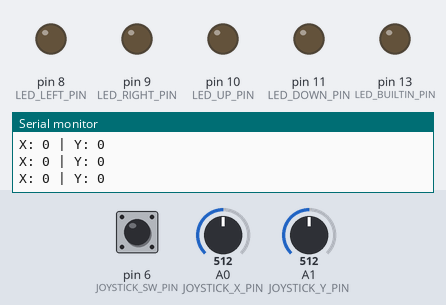
Bench run of a sketch on a simulated Arduino Uno, built with avr-gcc and run on an emulated ATmega328P. Shown: output pins drawn as LEDs (lit = HIGH), the last lines printed to the serial monitor. The test bench sets the inputs (shaded band); at power-on: pin 6 (JOYSTICK_SW_PIN) HIGH, A0 (JOYSTICK_X_PIN) = 512, A1 (JOYSTICK_Y_PIN) = 512.

Above: at 1.2 s.
1.3 s: pin 6 (JOYSTICK_SW_PIN) pulled LOW for 0.15 s
At 1.4 s:
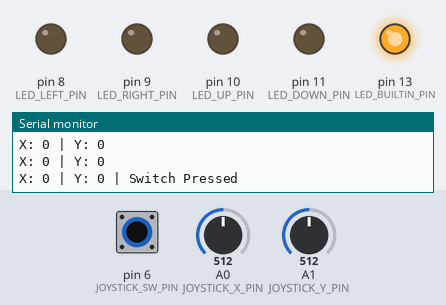
3.0 s: A0 (JOYSTICK_X_PIN) set to 601
4.5 s: A0 (JOYSTICK_X_PIN) set to 627
At 5.2 s:
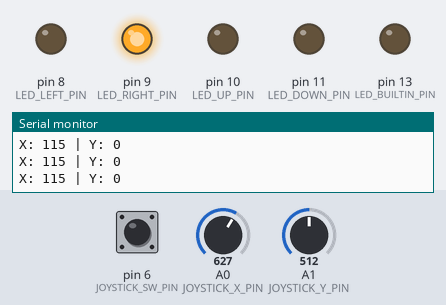
6.0 s: A1 (JOYSTICK_Y_PIN) set to 716
At 6.7 s:
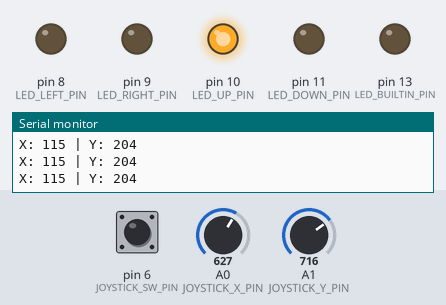
7.5 s: pin 6 (JOYSTICK_SW_PIN) pulled LOW for 3.2 s
At 8.2 s:
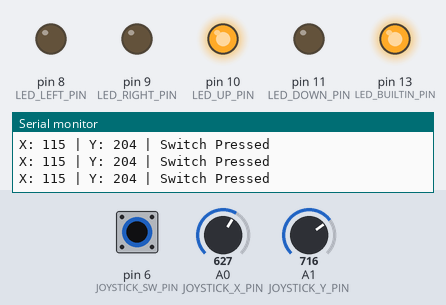
12.2 s: A1 (JOYSTICK_Y_PIN) set to 306
At 13.3 s:
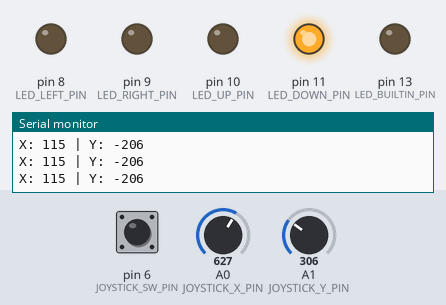
Timing chart, 0 to 14.7 s (numbered marks = the images above; inputs shaded):
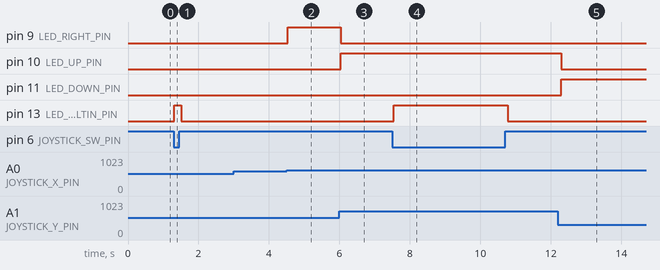

The sketch:

010_joystic.ino
```cpp
/*
 * Joystick Directional LED Control - Accurate & Responsive
 *
 * Functionality:
 * - Reads analog joystick X and Y values.
 * - Lights up one of four LEDs based on direction:
 *      LEFT  → D8
 *      RIGHT → D9
 *      UP    → D10
 *      DOWN  → D11
 * - Built-in LED (D13) lights up when the joystick switch is pressed.
 *
 * Hardware Connections:
 * - Joystick X-axis  → A0
 * - Joystick Y-axis  → A1
 * - Joystick Switch  → D6
 * - LEDs             → D8 (LEFT), D9 (RIGHT), D10 (UP), D11 (DOWN)
 * - Built-in LED     → D13 (default onboard LED)
 */

#define BAUD_RATE         9600       // Serial communication baud rate

// Joystick input pins
#define JOYSTICK_X_PIN    A0
#define JOYSTICK_Y_PIN    A1
#define JOYSTICK_SW_PIN   6

// LED output pins
#define LED_LEFT_PIN      8
#define LED_RIGHT_PIN     9
#define LED_UP_PIN        10
#define LED_DOWN_PIN      11
#define LED_BUILTIN_PIN   13         // Onboard built-in LED

// Deadzone to filter out small joystick noise near center
#define JOYSTICK_DEADZONE 100

// Mapping range for joystick movement
#define JOYSTICK_MIN_VAL  0
#define JOYSTICK_MAX_VAL  1023
#define JOYSTICK_MAP_MIN -512
#define JOYSTICK_MAP_MAX  512

void setup() {
  // Initialize serial communication
  Serial.begin(BAUD_RATE);

  // Configure LED pins as outputs
  pinMode(LED_LEFT_PIN, OUTPUT);
  pinMode(LED_RIGHT_PIN, OUTPUT);
  pinMode(LED_UP_PIN, OUTPUT);
  pinMode(LED_DOWN_PIN, OUTPUT);
  pinMode(LED_BUILTIN_PIN, OUTPUT);

  // Configure joystick switch pin as input with pull-up
  pinMode(JOYSTICK_SW_PIN, INPUT_PULLUP);
}

void loop() {
  // Read joystick axis raw values
  int rawX = analogRead(JOYSTICK_X_PIN);
  int rawY = analogRead(JOYSTICK_Y_PIN);

  // Read joystick switch state
  bool isSwitchPressed = (digitalRead(JOYSTICK_SW_PIN) == LOW);

  // Map joystick values to -512 to +512 range
  int x = map(rawX, JOYSTICK_MIN_VAL, JOYSTICK_MAX_VAL, JOYSTICK_MAP_MIN, JOYSTICK_MAP_MAX);
  int y = map(rawY, JOYSTICK_MIN_VAL, JOYSTICK_MAX_VAL, JOYSTICK_MAP_MIN, JOYSTICK_MAP_MAX);

  // Apply deadzone
  if (abs(x) < JOYSTICK_DEADZONE) x = 0;
  if (abs(y) < JOYSTICK_DEADZONE) y = 0;

  // Debugging output (can be removed in production)
  Serial.print("X: "); Serial.print(x);
  Serial.print(" | Y: "); Serial.print(y);
  if (isSwitchPressed) Serial.print(" | Switch Pressed");
  Serial.println();

  // Turn off all LEDs initially
  digitalWrite(LED_LEFT_PIN, LOW);
  digitalWrite(LED_RIGHT_PIN, LOW);
  digitalWrite(LED_UP_PIN, LOW);
  digitalWrite(LED_DOWN_PIN, LOW);

  // Determine dominant direction and light corresponding LED
  if (x < 0 && abs(x) > abs(y)) {
    digitalWrite(LED_LEFT_PIN, HIGH);
  } else if (x > 0 && abs(x) > abs(y)) {
    digitalWrite(LED_RIGHT_PIN, HIGH);
  } else if (y > 0 && abs(y) > abs(x)) {
    digitalWrite(LED_UP_PIN, HIGH);
  } else if (y < 0 && abs(y) > abs(x)) {
    digitalWrite(LED_DOWN_PIN, HIGH);
  }

  // Turn on built-in LED if switch is pressed
  digitalWrite(LED_BUILTIN_PIN, isSwitchPressed ? HIGH : LOW);

  // Small delay for loop stability
  delay(100);
}
```

Measured:
- the behaviour switches between 611 and 612 on A0 (JOYSTICK_X_PIN) (found by bisection; images 1 and 2)
- after the input at 1.3 s, pin 13 (LED_BUILTIN_PIN): LOW → HIGH at once, → LOW 0.20 s later
- after the input at 4.5 s, pin 9 (LED_RIGHT_PIN): LOW → HIGH at once
- after the input at 6.0 s, pin 9 (LED_RIGHT_PIN): HIGH → LOW at once; pin 10 (LED_UP_PIN): LOW → HIGH at once
- after the input at 7.5 s, pin 13 (LED_BUILTIN_PIN): LOW → HIGH after 0.05 s, → LOW 3.2 s later
- after the input at 12.2 s, pin 10 (LED_UP_PIN): HIGH → LOW after 0.09 s; pin 11 (LED_DOWN_PIN): LOW → HIGH after 0.09 s
